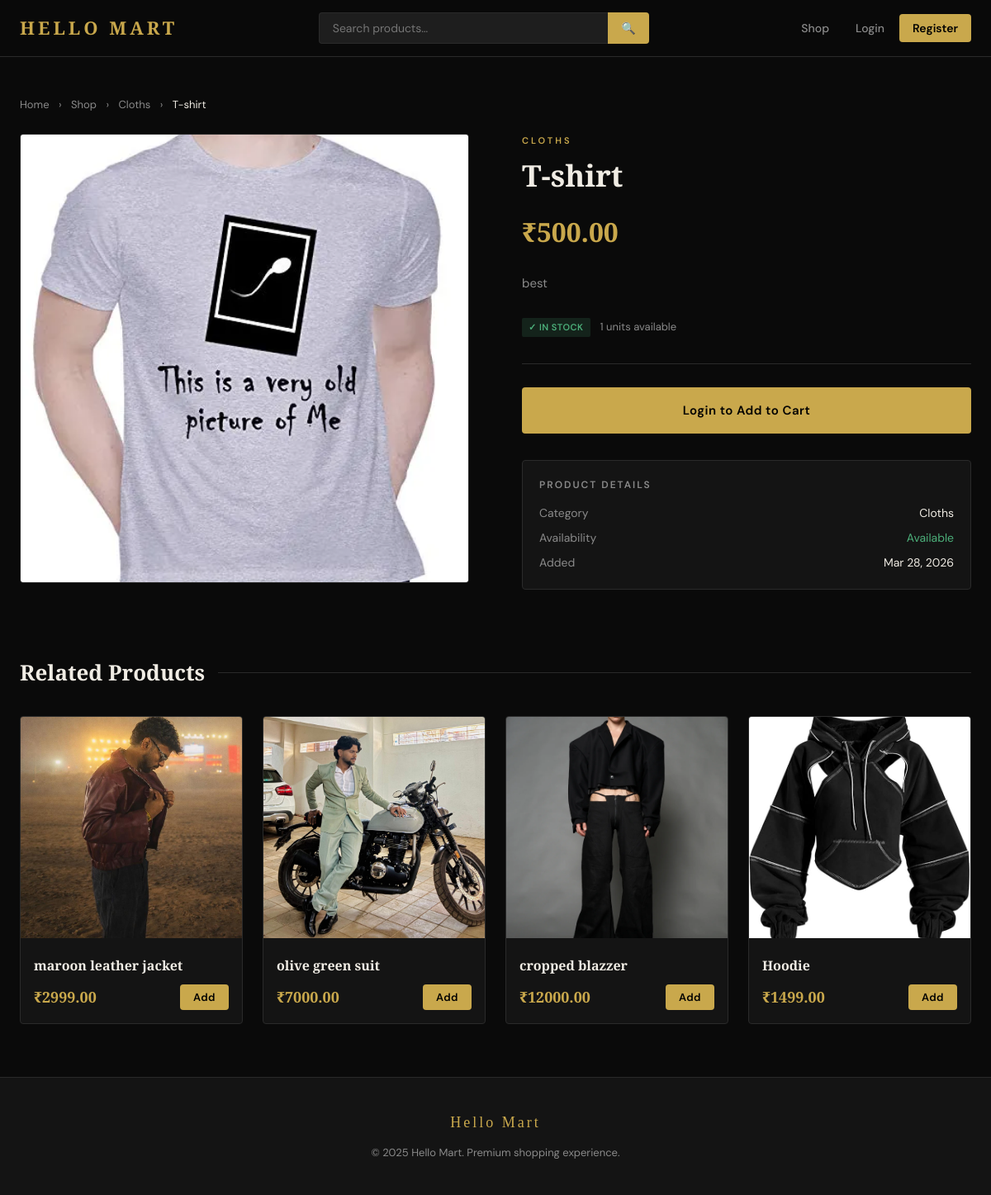
The app's page /products/t-shirt/ with its own data.
### store/models.py (models this page shows, shortened)
class Product(models.Model):
    category = models.ForeignKey(Category, on_delete=models.SET_NULL, null=True, related_name='products')
    name = models.CharField(max_length=300)
    slug = models.SlugField(unique=True)
    description = models.TextField()
    price = models.DecimalField(max_digits=10, decimal_places=2)
    stock = models.PositiveIntegerField(default=0)
    image = models.ImageField(upload_to='products/', blank=True, null=True)
    is_active = models.BooleanField(default=True)
    created_at = models.DateTimeField(auto_now_add=True)
    updated_at = models.DateTimeField(auto_now=True)
    class Meta:
        ordering = ['-created_at']
    @property
    def in_stock(self):
        return self.stock > 0

class Category(models.Model):
    name = models.CharField(max_length=200)
    slug = models.SlugField(unique=True)
    description = models.TextField(blank=True)
    class Meta:
        verbose_name_plural = 'Categories'
        ordering = ['name']

### store/views.py (the view)
# urls.py: path('products/<slug:slug>/', views.product_detail, name='product_detail'),
def product_detail(request, slug):
    product = get_object_or_404(Product, slug=slug, is_active=True)
    related = Product.objects.filter(category=product.category, is_active=True).exclude(pk=product.pk)[:4]
    return render(request, 'store/product_detail.html', {
        'product': product,
        'related': related,
    })

### store/context_processors.py (called while the page is built)
def cart_count(request):
    count = 0
    if request.user.is_authenticated:
        try:
            cart = Cart.objects.get(user=request.user)
            count = cart.item_count
        except Cart.DoesNotExist:
            pass
    return {'cart_count': count}

### store/templates/store/product_detail.html (shortened to what this page needs)
{% extends 'store/base.html' %}
{% block content %}
<div class="container" style="padding-top: 48px; padding-bottom: 64px;">
  <div style="margin-bottom: 24px; font-size: 13px; color: #8a8a8a;">
    <a href="{% url 'home' %}" style="color: #8a8a8a; text-decoration: none;">Home</a>
    <span style="margin: 0 8px;">›</span>
    <a href="{% url 'product_list' %}" style="color: #8a8a8a; text-decoration: none;">Shop</a>
    {% if product.category %}
    <span style="margin: 0 8px;">›</span>
    <a href="{% url 'product_list' %}?category={{ product.category.slug }}" style="color: #8a8a8a; text-decoration: none;">{{ product.category.name }}</a>
    {% endif %}
    <span style="margin: 0 8px;">›</span>
    <span style="color: #f0ece4;">{{ product.name }}</span>
  </div>
  <div style="display: grid; grid-template-columns: 1fr 1fr; gap: 64px; align-items: start;">
    <div>
      <div style="background: #141414; border: 1px solid #2a2a2a; border-radius: 4px; overflow: hidden; aspect-ratio: 1; display: flex; align-items: center; justify-content: center;">
        {% if product.image %}
          <img src="{{ product.image.url }}" alt="{{ product.name }}" style="width: 100%; height: 100%; object-fit: cover;">
        {% else %}
          <div style="font-size: 120px;">🛍️</div>
        {% endif %}
      </div>
    </div>
    <div>
      {% if product.category %}
      <div style="font-size: 11px; letter-spacing: 3px; color: #c9a84c; text-transform: uppercase; margin-bottom: 12px; font-weight: 600;">{{ product.category.name }}</div>
      {% endif %}
      <h1 style="font-family: 'Playfair Display', serif; font-size: 36px; font-weight: 700; line-height: 1.2; margin-bottom: 20px;">{{ product.name }}</h1>
      <div style="font-family: 'Playfair Display', serif; font-size: 32px; color: #c9a84c; font-weight: 700; margin-bottom: 24px;">₹{{ product.price }}</div>
      <p style="color: #8a8a8a; line-height: 1.8; margin-bottom: 28px; font-size: 15px;">{{ product.description }}</p>
      <div style="display: flex; align-items: center; gap: 12px; margin-bottom: 32px;">
        {% if product.in_stock %}
          <span class="badge badge-success">✓ In Stock</span>
          <span style="font-size: 13px; color: #8a8a8a;">{{ product.stock }} units available</span>
        {% else %}
          <span class="badge badge-danger">✕ Out of Stock</span>
        {% endif %}
      </div>
      <div style="height: 1px; background: #2a2a2a; margin-bottom: 28px;"></div>
      {% if product.in_stock %}
        {% if user.is_authenticated %}
          <form method="post" action="{% url 'add_to_cart' product.id %}">
            {% csrf_token %}
            <button type="submit" class="btn btn-primary" style="width: 100%; justify-content: center; padding: 16px; font-size: 15px;">
              🛒 Add to Cart
            </button>
          </form>
        {% else %}
          <a href="{% url 'login' %}?next={{ request.path }}" class="btn btn-primary" style="width: 100%; justify-content: center; padding: 16px; font-size: 15px; display: flex;">
            Login to Add to Cart
          </a>
        {% endif %}
      {% else %}
        <button class="btn" disabled style="width: 100%; justify-content: center; padding: 16px; background: #2a2a2a; color: #8a8a8a; cursor: not-allowed;">
          Out of Stock
        </button>
      {% endif %}
      <div style="margin-top: 32px; padding: 20px; background: #141414; border: 1px solid #2a2a2a; border-radius: 4px;">
        <div style="font-size: 12px; letter-spacing: 2px; color: #8a8a8a; text-transform: uppercase; margin-bottom: 12px; font-weight: 600;">Product Details</div>
        <div style="display: grid; gap: 8px; font-size: 14px;">
          <div style="display: flex; justify-content: space-between;">
            <span style="color: #8a8a8a;">Category</span>
            <span>{{ product.category.name|default:"—" }}</span>
          </div>
          <div style="display: flex; justify-content: space-between;">
            <span style="color: #8a8a8a;">Availability</span>
            <span style="color: {% if product.in_stock %}#4caf7a{% else %}#e05555{% endif %};">
              {% if product.in_stock %}Available{% else %}Unavailable{% endif %}
            </span>
          </div>
          <div style="display: flex; justify-content: space-between;">
            <span style="color: #8a8a8a;">Added</span>
            <span>{{ product.created_at|date:"M d, Y" }}</span>
          </div>
        </div>
      </div>
    </div>
  </div>
  {% if related %}
  <div style="margin-top: 80px;">
    <div style="margin-bottom: 32px; display: flex; align-items: center; gap: 16px;">
      <h2 style="font-family: 'Playfair Display', serif; font-size: 26px;">Related Products</h2>
      <div style="flex: 1; height: 1px; background: #2a2a2a;"></div>
    </div>
    <div class="product-grid">
      {% for p in related %}
      <div class="card product-card">
        <a href="{% url 'product_detail' p.slug %}">
          {% if p.image %}
            <img src="{{ p.image.url }}" alt="{{ p.name }}">
          {% else %}
            <div class="product-img">🛍️</div>
          {% endif %}
        </a>
        <div class="product-info">
          <a href="{% url 'product_detail' p.slug %}" class="product-name">{{ p.name }}</a>
          <div class="product-footer">
            <span class="price">₹{{ p.price }}</span>
            {% if p.in_stock %}
              <form method="post" action="{% url 'add_to_cart' p.id %}">
                <button type="submit" class="btn btn-primary btn-sm">Add</button>
              </form>
            {% endif %}
          </div>
        </div>
      </div>
      {% endfor %}
    </div>
  </div>
  {% endif %}
</div>
{% endblock %}

### store/templates/store/base.html (style rules this page uses)
:root { --bg: #0a0a0a; --surface: #141414; --surface2: #1e1e1e; --border: #2a2a2a; --gold: #c9a84c; --gold-light: #e8c97a; --text: #f0ece4; --text-muted: #8a8a8a; --accent: #c9a84c; --danger: #e05555; --success: #4caf7a; --radius: 4px; }
*, *::before, *::after { box-sizing: border-box; margin: 0; padding: 0; }
body { background: var(--bg); color: var(--text); font-family: 'DM Sans', sans-serif; font-size: 15px; line-height: 1.6; min-height: 100vh; display: flex; flex-direction: column; }
.container { max-width: 1280px; margin: 0 auto; padding: 0 24px; }
.btn { display: inline-flex; align-items: center; gap: 8px; padding: 11px 24px; font-family: inherit; font-size: 14px; font-weight: 600; border: none; border-radius: var(--radius); cursor: pointer; text-decoration: none; transition: all 0.2s; letter-spacing: 0.5px; }
.btn-primary { background: var(--gold); color: #000; }
.btn-sm { padding: 7px 16px; font-size: 13px; }
.card { background: var(--surface); border: 1px solid var(--border); border-radius: var(--radius); overflow: hidden; transition: all 0.3s; }
.product-card img { width: 100%; aspect-ratio: 1; object-fit: cover; }
.product-card .product-info { padding: 16px; }
.product-card .product-name { font-family: 'Playfair Display', serif; font-size: 16px; font-weight: 600; color: var(--text); text-decoration: none; display: block; margin-bottom: 6px; line-height: 1.3; }
.product-card .product-footer { display: flex; align-items: center; justify-content: space-between; margin-top: 12px; }
.price { font-family: 'Playfair Display', serif; font-size: 18px; font-weight: 700; color: var(--gold); }
.badge { font-size: 11px; padding: 3px 8px; border-radius: 2px; font-weight: 600; text-transform: uppercase; letter-spacing: 0.5px; }
.badge-success { background: rgba(76,175,122,0.15); color: var(--success); }
.product-grid { display: grid; grid-template-columns: repeat(auto-fill, minmax(240px, 1fr)); gap: 24px; }

### records on screen
Product: category.name "Cloths", name "T-shirt", image (picture), category.name "CLOTHS", price "500.00", description "best", stock "1", created_at "Mar 28, 2026"
Product: image (picture), name "maroon leather jacket", price "2999.00", stock "Add"
Product: image (picture), name "olive green suit", price "7000.00", stock "Add"
Product: image (picture), name "cropped blazzer", price "12000.00", stock "Add"
Product: image (picture), name "Hoodie", price "1499.00", stock "Add"
